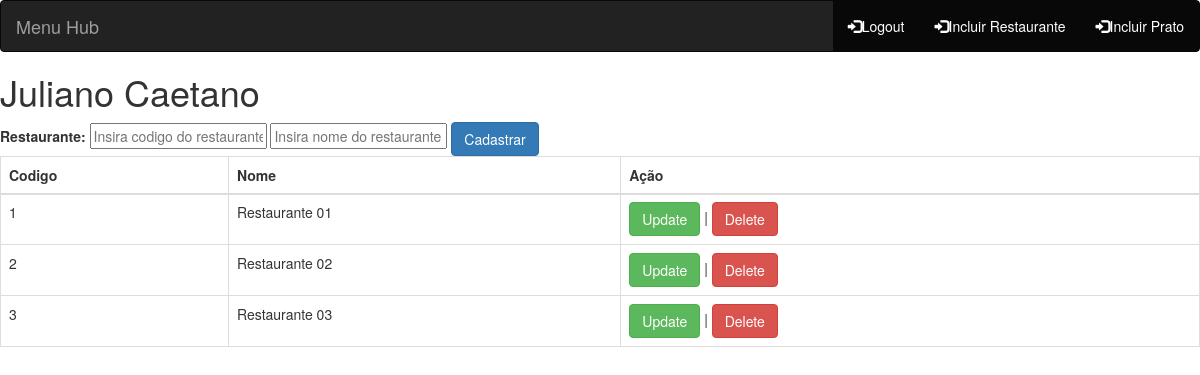
/inclusao_restaurante (signed in), run on the app's committed database.
### app.py (models this page shows, shortened)
class User(db.Model, UserMixin):
    __tablename__ = 'users'
    id = db.Column(db.Integer, autoincrement=True, primary_key=True)
    name = db.Column(db.String(86), nullable=False)
    email = db.Column(db.String(84), nullable=False, unique=True)
    password = db.Column(db.String(128), nullable=False)

class Restaurante(db.Model):
    __tablename__ = "restaurantes"
    id = db.Column(db.Integer, primary_key=True)
    name = db.Column(db.String(20), nullable=False)

### app.py (the view)
@app.route('/inclusao_restaurante', methods=['POST', 'GET'])
def inclusao_restaurante():
    if request.method == 'POST':
        restaurante = Restaurante(id=request.form['id'], name=request.form['name'])
        try:
            db.session.add(restaurante)
            db.session.commit()
            return redirect(url_for('inclusao_restaurante'))
        except:
            return "Houve um erro ao inserir o restaurante"
    else:
        restaurantes = Restaurante.query.order_by(Restaurante.id).all()
        return render_template("inclusao_restaurante.html", restaurantes=restaurantes)

### app.py (called while the page is built)
@login_manager.user_loader
def get_user(user_id):
    return User.query.filter_by(id=user_id).first()

### templates/inclusao_restaurante.html (shortened to what this page needs)
{% extends "application.html" %}
{% block html_attribs %} lang pt_BR="BR"{% endblock %}
{% block content %}
{% if current_user.is_authenticated %}
    <form method="post" action="">
        <h1>{{ current_user.name }}</h1>
        <label>Restaurante:</label>
        <input type="text" name="id" placeholder="Insira codigo do restaurante">
        <input type="text" name="name" placeholder="Insira nome do restaurante">
        <button type="submit" class="btn btn-primary">Cadastrar</button>
    </form>
    <table class="table table-bordered">
        <thead class="thead-dark">
            <tr>
                <th>Codigo</th>
                <th>Nome</th>
                <th>Ação</th>
        </thead>
        <tbody>
            {% for restaurante in restaurantes %}
            <tr>
                <td>{{ restaurante.id }}</td>
                <td>{{ restaurante.name }}</td>
                <td class="align-middle actions">
                    <a class="btn btn-success" href="/restaurante/update/{{restaurante.id}}">Update</a> |
                    <a class="btn btn-danger"  href="/restaurante/delete/{{restaurante.id}}">Delete</a>
                 </td>
            </tr>
            {% endfor %}
        </tbody>
    </table>
{% endif %}
{% endblock %}

### data on the page
User: name "Juliano Caetano"
Restaurante: id "1", name "Restaurante 01"
Restaurante: id "2", name "Restaurante 02"
Restaurante: id "3", name "Restaurante 03"
